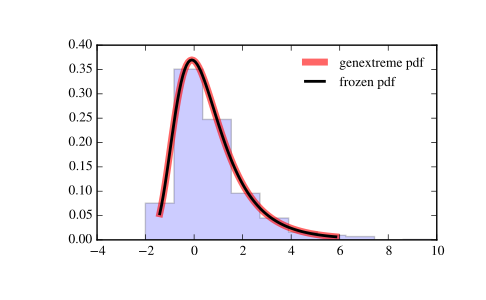

Python code for this plot:
from scipy.stats import genextreme
import matplotlib.pyplot as plt
fig, ax = plt.subplots(1, 1)

# Calculate a few first moments:

c = -0.1
mean, var, skew, kurt = genextreme.stats(c, moments='mvsk')

# Display the probability density function (``pdf``):

x = np.linspace(genextreme.ppf(0.01, c),
                genextreme.ppf(0.99, c), 100)
ax.plot(x, genextreme.pdf(x, c),
       'r-', lw=5, alpha=0.6, label='genextreme pdf')

# Alternatively, the distribution object can be called (as a function)
# to fix the shape, location and scale parameters. This returns a "frozen"
# RV object holding the given parameters fixed.

# Freeze the distribution and display the frozen ``pdf``:

rv = genextreme(c)
ax.plot(x, rv.pdf(x), 'k-', lw=2, label='frozen pdf')

# Check accuracy of ``cdf`` and ``ppf``:

vals = genextreme.ppf([0.001, 0.5, 0.999], c)
np.allclose([0.001, 0.5, 0.999], genextreme.cdf(vals, c))
# True

# Generate random numbers:

r = genextreme.rvs(c, size=1000)

# And compare the histogram:

ax.hist(r, normed=True, histtype='stepfilled', alpha=0.2)
ax.legend(loc='best', frameon=False)
plt.show()
